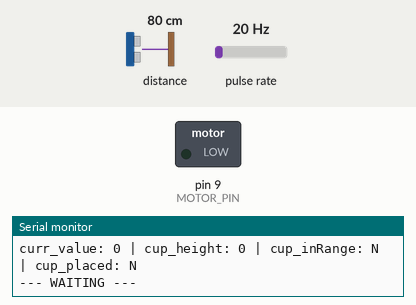
This sketch was run on a simulated Arduino Uno, built with avr-gcc and run on an emulated ATmega328P. Shown: switched loads named in the sketch (green lamp = pin HIGH), the last lines printed to the serial monitor. Wiring (inferred from the names in the program): pulse sensor: data pin 2. Inputs (shaded band) come from the test bench; at power-on: distance to the obstacle 80 cm, pulse rate 20 Hz.

Above: at 2.8 s.
2.9 s: distance to the obstacle set to 2 cm
4.4 s: distance to the obstacle set to 37 cm
5.9 s: distance to the obstacle set to 45 cm
At 6.6 s:
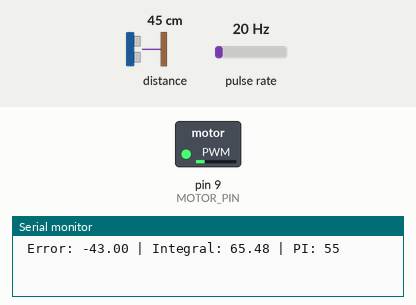
7.4 s: pulse rate (sensor on pin 2) set to 4 Hz
10.4 s: pulse rate (sensor on pin 2) set to 50 Hz
At 10.56 s:
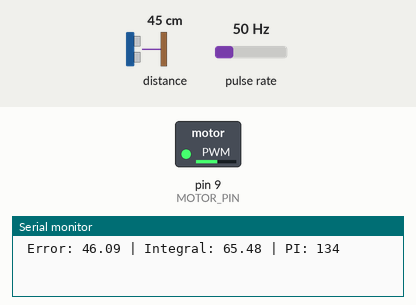
13.4 s: pulse rate (sensor on pin 2) set to 18 Hz
At 16.5 s:
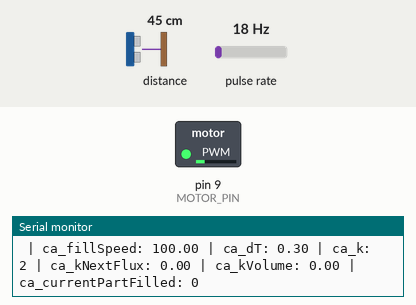
Timing chart, 0 to 17.4 s (numbered marks = the images above; inputs shaded):
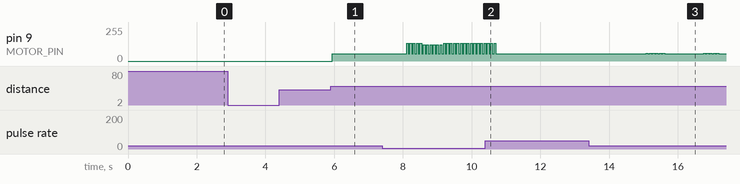

Measured:
- after the input at 5.9 s, pin 9 (MOTOR_PIN): 0/255 → 55/255 after 0.05 s
- after the input at 10.4 s, pin 9 (MOTOR_PIN): goes on until 10.7 s, then stays 55/255
- after the input at 13.4 s, pin 9 (MOTOR_PIN): goes 5 × (58/255 0.05 s, 55/255 0.05 s), 58/255 0.06 s, 55/255 1.1 s, 4 × (58/255 0.05 s, 55/255 0.05 s), 58/255 0.05 s, then 55/255, starting after 1.7 s

The sketch:

main.ino
```cpp
#include <Wire.h>
#include <VL53L0X.h>

#define MOTOR_PIN 9
#define FLOWMETER_PIN 2
#define FLOWMETER_INTERRUPT 0 // where: 0 for digital pin 2
#define FLOWMETER_FACTOR 2.083333 // where: Flow [mL/s] = freq [Hz] * FLOWMETER_FACTOR

// Flowmeter
volatile byte fl_pulseCount = 0;
unsigned long fl_oldTime = 0;
float fl_frequency = 0;

// Control Algorithm
float ca_fillSpeed = 0; // [mm/s]
uint16_t ca_dH = 0; // [mm]
float ca_dT = 0; // ca_dH/ca_fillSpeed [s]
bool ca_currentPartFilled = false;
uint16_t ca_partsNum = 1; // Total number of the vessel parts
uint16_t ca_k = 0; // Current part number
float ca_kVolume = 0; // The volume of the k part.
float ca_kNextFlux = 0; // ca_kVolume/ca_dT [ml/s]
//float ca_initialFlux = 0; // (S_min + S_max)*ca_dH / 2*ca_dT [mm3/s ~convert to~ ml/s :: divide by 1000]
unsigned long ca_startTime = 0;
unsigned long ca_endTime = 0;

// System
float sys_kp = 2.77648;
float sys_ki = 0.0925492;
float sys_integral = 0;
uint32_t sys_currentTime = 0;
uint32_t sys_previousTime = 0;
float sys_elapsedTime = 0;
float sys_currentFlux = 0; // [ml/s]
float sys_error = 0; // ca_kNextFlux - sys_currentFlux [ml/s]
long int sys_PI = 0;

// Sensor and Calibration
VL53L0X vl_sensor;
const float vl_rateLimit = 0.25; // 0.25 default
const uint32_t vl_timingBudget = 20000; // 33000 default
const uint16_t vl_correction = 10; // mm, 10 default
uint16_t vl_mainHeight = 0;
uint16_t vl_value = 0;

// Cup
uint16_t cup_height = 0;
uint16_t cup_minHeight = 20;
bool cup_inRange = false;
bool cup_placed = false;


void setup()
{
  Serial.begin(115200);
  while (!Serial) delay(1);
  Wire.begin();

  // Flowmeter
  pinMode(FLOWMETER_PIN, INPUT);
  digitalWrite(FLOWMETER_PIN, HIGH);
  attachInterrupt(FLOWMETER_INTERRUPT, fl_pulseCounter, FALLING);
  // Motor
  pinMode(MOTOR_PIN, OUTPUT);
  analogWrite(MOTOR_PIN, LOW); // PUMP :: 55-255
  // Sensor
  vl_sensor.init();
  vl_sensor.setTimeout(500);
  if (vl_sensor.setSignalRateLimit(vl_rateLimit)) Serial.println("Good Rate");
  if (vl_sensor.setMeasurementTimingBudget(vl_timingBudget)) Serial.println("Good Timing Budget");
  vl_sensor.startContinuous(); // sensor.startContinuous(100)
  Serial.println();

  // Detect Main Height
  Serial.println("Detecting Main Height. Please, wait...");
  uint32_t mh_sum = 0;
  const int mh_measurements = 50;
  for (int i=0; i<mh_measurements; i++) {
    vl_value = vl_sensor.readRangeContinuousMillimeters() - vl_correction;
    mh_sum += (uint32_t)vl_value;
  }
  vl_mainHeight = (uint16_t)(mh_sum / mh_measurements);
  Serial.print("Done! Main Height: ");
  Serial.print(vl_mainHeight);
  Serial.println("mm");
  Serial.println();
}

void loop()
{
  // FLOW SENSOR
  if (!fl_oldTime) fl_oldTime = millis();
  if((millis() - fl_oldTime) > 500) {
    detachInterrupt(FLOWMETER_INTERRUPT);
    Serial.print("Pulse count: ");
    Serial.print(fl_pulseCount);
    Serial.print(" Elapsed time: ");
    Serial.print(millis() - fl_oldTime);
    fl_frequency = (float)fl_pulseCount / ((float)(millis() - fl_oldTime)/1000.0);
    fl_pulseCount = 0;
    Serial.print(" Freq: ");
    Serial.print(fl_frequency);
    Serial.print(" Flow (mL/s): ");
    Serial.print(fl_frequency * FLOWMETER_FACTOR); // mL/s
    Serial.print(" (L/min): ");
    Serial.println((fl_frequency * FLOWMETER_FACTOR)/16.667); // L/min*/
    fl_oldTime = millis();
    attachInterrupt(FLOWMETER_INTERRUPT, fl_pulseCounter, FALLING);
  }

  // DISTANCE SENSOR
  vl_value = vl_sensor.readRangeContinuousMillimeters() - vl_correction;
  vl_value = (vl_value < vl_mainHeight) ? (vl_mainHeight - vl_value) : 0;

  // Detect Cup Height and Placement
  if (!(cup_inRange && cup_placed) && vl_value > cup_height) cup_height = vl_value;
  if (!cup_placed && vl_value > cup_minHeight) cup_inRange = true;
  if (cup_inRange && vl_value < cup_height-10) cup_placed = true;
  if (cup_placed && vl_value > cup_height-5) cup_inRange = false;
  if (!cup_inRange && vl_value < cup_minHeight) {cup_placed = false;cup_height=0;}
  Serial.print("curr_value: ");
  Serial.print(vl_value);
  Serial.print(" | cup_height: ");
  Serial.print(cup_height);
  Serial.print(" | cup_inRange: ");
  Serial.print((cup_inRange) ? "Y" : "N");
  Serial.print(" | cup_placed: ");
  Serial.println((cup_placed) ? "Y" : "N");

  if (vl_sensor.timeoutOccurred()) {
    Serial.println("=== TIMEOUT ===");
    return wipe();
  }

  if (!(cup_inRange && cup_placed)) return wipe();

  Serial.println("--- FILLING ---");

  // CONTROL ALGORITHM
  if (!ca_kNextFlux) {
    ca_fillSpeed = 100; //cup_height/10.0;
    ca_dH = 30;
    ca_dT = ca_dH/ca_fillSpeed;
    ca_kNextFlux = ((12000*ca_dH)/(2*ca_dT))/1000;
    ca_k = 1;
    ca_currentPartFilled = false;
    ca_startTime = millis();
  } else if (ca_currentPartFilled) {
    ca_kVolume = ca_kNextFlux * ((ca_endTime - ca_startTime)/1000);
    ca_kNextFlux = ca_kVolume/ca_dT;
    ca_currentPartFilled = false;
    ca_startTime = millis();
    ca_k++;
  }

  Serial.print(" | ca_fillSpeed: ");
  Serial.print(ca_fillSpeed);
  Serial.print(" | ca_dT: ");
  Serial.print(ca_dT);
  Serial.print(" | ca_k: ");
  Serial.print(ca_k);
  Serial.print(" | ca_kNextFlux: ");
  Serial.print(ca_kNextFlux);
  Serial.print(" | ca_kVolume: ");
  Serial.print(ca_kVolume);
  Serial.print(" | ca_currentPartFilled: ");
  Serial.println(ca_currentPartFilled);

  if (!ca_currentPartFilled && vl_value > ca_k*ca_dH) {
    ca_currentPartFilled = true;
    ca_endTime = millis();
  }

  if (vl_value >= (cup_height * 0.5)) return wipe();

  sys_currentFlux = fl_frequency * FLOWMETER_FACTOR;
  sys_currentTime = millis();
  sys_elapsedTime = (sys_currentTime - sys_previousTime)/1000;

  sys_error = ca_kNextFlux - sys_currentFlux;Serial.print(" Error: ");Serial.print(sys_error);
  sys_integral += sys_error * sys_elapsedTime;
  sys_previousTime = sys_currentTime;

  if (sys_integral > 500000) sys_integral = 500000;
  else if (sys_integral < -5000000) sys_integral = -500000;Serial.print(" | Integral: ");Serial.print(sys_integral);

  sys_PI = sys_kp*sys_error + sys_ki*sys_integral;

  if (sys_PI > 255) sys_PI = 255;
  else if (sys_PI < 55) sys_PI = 55;Serial.print(" | PI: ");Serial.println(sys_PI);Serial.println();

  analogWrite(MOTOR_PIN, sys_PI);
}

void wipe()
{
  analogWrite(MOTOR_PIN, LOW);
  ca_kNextFlux = 0;
  Serial.println("--- WAITING ---");
}

void fl_pulseCounter()
{
  fl_pulseCount++;
}
```
